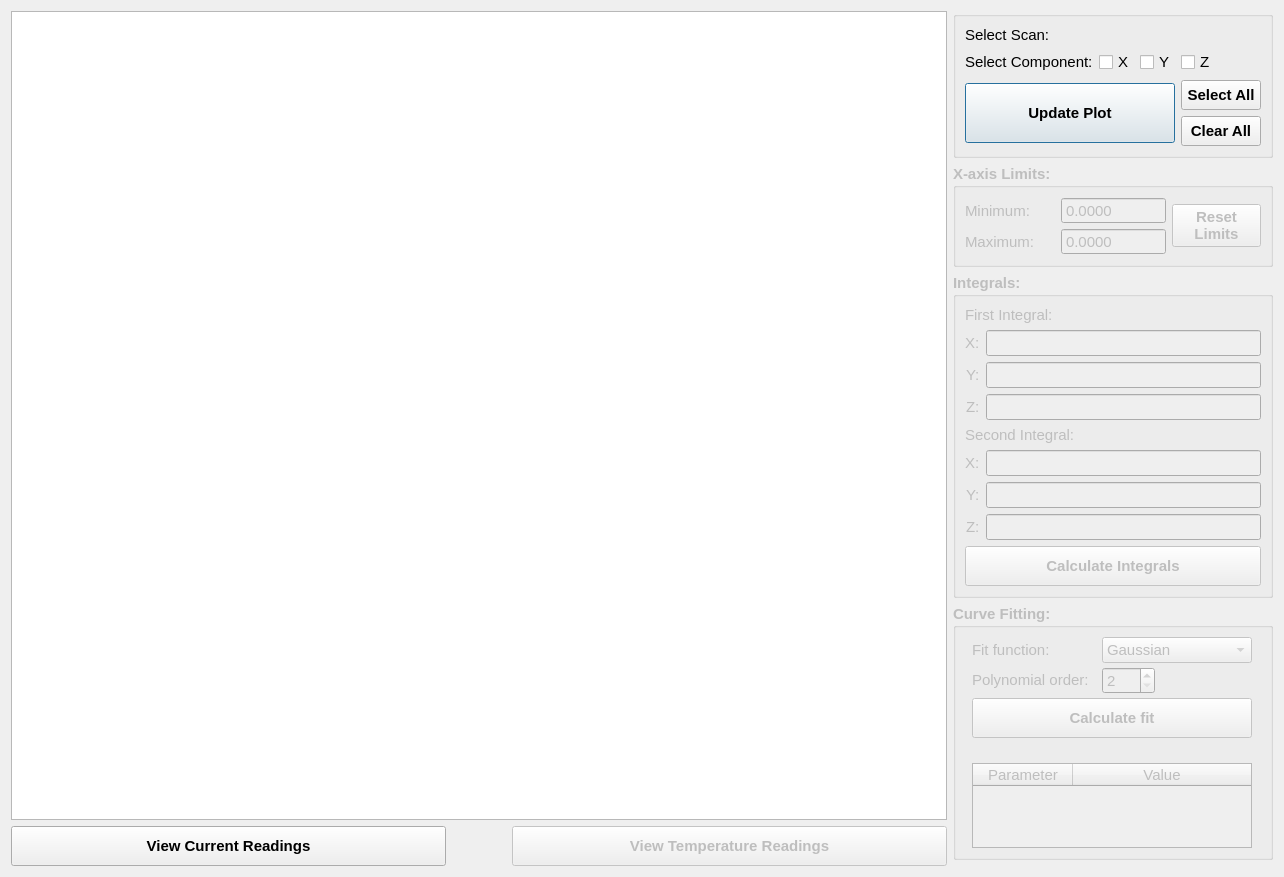
<?xml version="1.0" encoding="UTF-8"?>
<ui version="4.0">
 <class>viewscan_dl</class>
 <widget class="QDialog" name="viewscan_dl">
  <property name="geometry">
   <rect>
    <x>0</x>
    <y>0</y>
    <width>1284</width>
    <height>877</height>
   </rect>
  </property>
  <property name="font">
   <font>
    <pointsize>11</pointsize>
   </font>
  </property>
  <property name="windowTitle">
   <string>View Scan</string>
  </property>
  <layout class="QGridLayout" name="gridLayout_2">
   <item row="0" column="1">
    <widget class="QGroupBox" name="groupBox_3">
     <property name="title">
      <string/>
     </property>
     <layout class="QGridLayout" name="gridLayout_3">
      <item row="0" column="0">
       <widget class="QLabel" name="label_2">
        <property name="text">
         <string>Select Scan:</string>
        </property>
        <property name="alignment">
         <set>Qt::AlignLeading|Qt::AlignLeft|Qt::AlignVCenter</set>
        </property>
       </widget>
      </item>
      <item row="1" column="0">
       <widget class="QLabel" name="label_9">
        <property name="sizePolicy">
         <sizepolicy hsizetype="Maximum" vsizetype="Preferred">
          <horstretch>0</horstretch>
          <verstretch>0</verstretch>
         </sizepolicy>
        </property>
        <property name="text">
         <string>Select Component:</string>
        </property>
       </widget>
      </item>
      <item row="2" column="0" rowspan="2" colspan="3">
       <widget class="QPushButton" name="update_plot_btn">
        <property name="minimumSize">
         <size>
          <width>0</width>
          <height>60</height>
         </size>
        </property>
        <property name="font">
         <font>
          <weight>75</weight>
          <bold>true</bold>
         </font>
        </property>
        <property name="text">
         <string>Update Plot</string>
        </property>
       </widget>
      </item>
      <item row="2" column="3">
       <widget class="QPushButton" name="select_all_btn">
        <property name="minimumSize">
         <size>
          <width>0</width>
          <height>30</height>
         </size>
        </property>
        <property name="font">
         <font>
          <weight>75</weight>
          <bold>true</bold>
         </font>
        </property>
        <property name="text">
         <string>Select All</string>
        </property>
       </widget>
      </item>
      <item row="3" column="3">
       <widget class="QPushButton" name="clear_all_btn">
        <property name="minimumSize">
         <size>
          <width>0</width>
          <height>30</height>
         </size>
        </property>
        <property name="font">
         <font>
          <weight>75</weight>
          <bold>true</bold>
         </font>
        </property>
        <property name="text">
         <string>Clear All</string>
        </property>
       </widget>
      </item>
      <item row="1" column="1">
       <widget class="QCheckBox" name="x_chb">
        <property name="text">
         <string>X</string>
        </property>
       </widget>
      </item>
      <item row="1" column="2">
       <widget class="QCheckBox" name="y_chb">
        <property name="text">
         <string>Y</string>
        </property>
       </widget>
      </item>
      <item row="1" column="3">
       <widget class="QCheckBox" name="z_chb">
        <property name="text">
         <string>Z</string>
        </property>
       </widget>
      </item>
      <item row="0" column="1" colspan="3">
       <widget class="QWidget" name="select_scan_wg" native="true"/>
      </item>
     </layout>
    </widget>
   </item>
   <item row="1" column="1">
    <widget class="QGroupBox" name="xlimits_gb">
     <property name="enabled">
      <bool>false</bool>
     </property>
     <property name="font">
      <font>
       <weight>75</weight>
       <bold>true</bold>
      </font>
     </property>
     <property name="title">
      <string>X-axis Limits:</string>
     </property>
     <layout class="QGridLayout" name="gridLayout">
      <property name="verticalSpacing">
       <number>4</number>
      </property>
      <item row="0" column="0">
       <widget class="QLabel" name="label">
        <property name="font">
         <font>
          <weight>50</weight>
          <bold>false</bold>
         </font>
        </property>
        <property name="text">
         <string>Minimum:</string>
        </property>
       </widget>
      </item>
      <item row="0" column="1">
       <widget class="QDoubleSpinBox" name="xmin_sb">
        <property name="sizePolicy">
         <sizepolicy hsizetype="Maximum" vsizetype="Fixed">
          <horstretch>0</horstretch>
          <verstretch>0</verstretch>
         </sizepolicy>
        </property>
        <property name="font">
         <font>
          <weight>50</weight>
          <bold>false</bold>
         </font>
        </property>
        <property name="readOnly">
         <bool>true</bool>
        </property>
        <property name="buttonSymbols">
         <enum>QAbstractSpinBox::NoButtons</enum>
        </property>
        <property name="decimals">
         <number>4</number>
        </property>
        <property name="minimum">
         <double>-1000000000.000000000000000</double>
        </property>
        <property name="maximum">
         <double>1000000000.000000000000000</double>
        </property>
       </widget>
      </item>
      <item row="0" column="2" rowspan="2">
       <widget class="QPushButton" name="resetlim_btn">
        <property name="text">
         <string>Reset
Limits</string>
        </property>
       </widget>
      </item>
      <item row="1" column="0">
       <widget class="QLabel" name="label_4">
        <property name="font">
         <font>
          <weight>50</weight>
          <bold>false</bold>
         </font>
        </property>
        <property name="text">
         <string>Maximum:</string>
        </property>
       </widget>
      </item>
      <item row="1" column="1">
       <widget class="QDoubleSpinBox" name="xmax_sb">
        <property name="sizePolicy">
         <sizepolicy hsizetype="Maximum" vsizetype="Fixed">
          <horstretch>0</horstretch>
          <verstretch>0</verstretch>
         </sizepolicy>
        </property>
        <property name="font">
         <font>
          <weight>50</weight>
          <bold>false</bold>
         </font>
        </property>
        <property name="readOnly">
         <bool>true</bool>
        </property>
        <property name="buttonSymbols">
         <enum>QAbstractSpinBox::NoButtons</enum>
        </property>
        <property name="decimals">
         <number>4</number>
        </property>
        <property name="minimum">
         <double>-1000000000.000000000000000</double>
        </property>
        <property name="maximum">
         <double>1000000000.000000000000000</double>
        </property>
       </widget>
      </item>
     </layout>
    </widget>
   </item>
   <item row="0" column="0" rowspan="5">
    <layout class="QVBoxLayout" name="verticalLayout">
     <item>
      <widget class="PlotWidget" name="graph_pw">
       <property name="backgroundBrush">
        <brush brushstyle="SolidPattern">
         <color alpha="255">
          <red>255</red>
          <green>255</green>
          <blue>255</blue>
         </color>
        </brush>
       </property>
       <property name="foregroundBrush">
        <brush brushstyle="NoBrush">
         <color alpha="255">
          <red>255</red>
          <green>255</green>
          <blue>255</blue>
         </color>
        </brush>
       </property>
      </widget>
     </item>
     <item>
      <layout class="QHBoxLayout" name="horizontalLayout">
       <item>
        <widget class="QPushButton" name="view_current_btn">
         <property name="enabled">
          <bool>true</bool>
         </property>
         <property name="minimumSize">
          <size>
           <width>300</width>
           <height>40</height>
          </size>
         </property>
         <property name="font">
          <font>
           <weight>75</weight>
           <bold>true</bold>
          </font>
         </property>
         <property name="text">
          <string>View Current Readings</string>
         </property>
        </widget>
       </item>
       <item>
        <spacer name="horizontalSpacer">
         <property name="orientation">
          <enum>Qt::Horizontal</enum>
         </property>
         <property name="sizeType">
          <enum>QSizePolicy::Fixed</enum>
         </property>
         <property name="sizeHint" stdset="0">
          <size>
           <width>60</width>
           <height>10</height>
          </size>
         </property>
        </spacer>
       </item>
       <item>
        <widget class="QPushButton" name="view_temperature_btn">
         <property name="enabled">
          <bool>false</bool>
         </property>
         <property name="minimumSize">
          <size>
           <width>300</width>
           <height>40</height>
          </size>
         </property>
         <property name="font">
          <font>
           <weight>75</weight>
           <bold>true</bold>
          </font>
         </property>
         <property name="text">
          <string>View Temperature Readings</string>
         </property>
        </widget>
       </item>
      </layout>
     </item>
    </layout>
   </item>
   <item row="3" column="1">
    <widget class="QGroupBox" name="fit_gb">
     <property name="enabled">
      <bool>false</bool>
     </property>
     <property name="font">
      <font>
       <weight>75</weight>
       <bold>true</bold>
      </font>
     </property>
     <property name="title">
      <string>Curve Fitting:</string>
     </property>
     <layout class="QGridLayout" name="gridLayout_4">
      <property name="verticalSpacing">
       <number>4</number>
      </property>
      <item row="3" column="0" colspan="2">
       <widget class="QPushButton" name="fit_btn">
        <property name="minimumSize">
         <size>
          <width>0</width>
          <height>40</height>
         </size>
        </property>
        <property name="text">
         <string>Calculate fit</string>
        </property>
       </widget>
      </item>
      <item row="0" column="1">
       <widget class="QComboBox" name="fitfunction_cmb">
        <property name="sizePolicy">
         <sizepolicy hsizetype="Maximum" vsizetype="Fixed">
          <horstretch>0</horstretch>
          <verstretch>0</verstretch>
         </sizepolicy>
        </property>
        <property name="minimumSize">
         <size>
          <width>150</width>
          <height>0</height>
         </size>
        </property>
        <property name="font">
         <font>
          <pointsize>11</pointsize>
          <weight>50</weight>
          <bold>false</bold>
         </font>
        </property>
        <property name="currentIndex">
         <number>2</number>
        </property>
        <item>
         <property name="text">
          <string>Linear</string>
         </property>
        </item>
        <item>
         <property name="text">
          <string>Polynomial</string>
         </property>
        </item>
        <item>
         <property name="text">
          <string>Gaussian</string>
         </property>
        </item>
       </widget>
      </item>
      <item row="1" column="0">
       <widget class="QLabel" name="polyorder_la">
        <property name="sizePolicy">
         <sizepolicy hsizetype="Maximum" vsizetype="Maximum">
          <horstretch>0</horstretch>
          <verstretch>0</verstretch>
         </sizepolicy>
        </property>
        <property name="font">
         <font>
          <weight>50</weight>
          <bold>false</bold>
         </font>
        </property>
        <property name="text">
         <string>Polynomial order:</string>
        </property>
       </widget>
      </item>
      <item row="1" column="1">
       <widget class="QSpinBox" name="polyorder_sb">
        <property name="sizePolicy">
         <sizepolicy hsizetype="Maximum" vsizetype="Maximum">
          <horstretch>0</horstretch>
          <verstretch>0</verstretch>
         </sizepolicy>
        </property>
        <property name="font">
         <font>
          <weight>50</weight>
          <bold>false</bold>
         </font>
        </property>
        <property name="minimum">
         <number>2</number>
        </property>
        <property name="maximum">
         <number>100</number>
        </property>
        <property name="value">
         <number>2</number>
        </property>
       </widget>
      </item>
      <item row="5" column="0" colspan="2">
       <widget class="QTableWidget" name="fit_ta">
        <property name="sizePolicy">
         <sizepolicy hsizetype="Preferred" vsizetype="Maximum">
          <horstretch>0</horstretch>
          <verstretch>0</verstretch>
         </sizepolicy>
        </property>
        <property name="font">
         <font>
          <pointsize>11</pointsize>
          <weight>50</weight>
          <bold>false</bold>
         </font>
        </property>
        <property name="editTriggers">
         <set>QAbstractItemView::AllEditTriggers</set>
        </property>
        <property name="wordWrap">
         <bool>true</bool>
        </property>
        <property name="cornerButtonEnabled">
         <bool>false</bool>
        </property>
        <property name="rowCount">
         <number>0</number>
        </property>
        <attribute name="horizontalHeaderStretchLastSection">
         <bool>true</bool>
        </attribute>
        <attribute name="verticalHeaderVisible">
         <bool>false</bool>
        </attribute>
        <column>
         <property name="text">
          <string>Parameter</string>
         </property>
        </column>
        <column>
         <property name="text">
          <string>Value</string>
         </property>
        </column>
       </widget>
      </item>
      <item row="0" column="0">
       <widget class="QLabel" name="label_3">
        <property name="sizePolicy">
         <sizepolicy hsizetype="Maximum" vsizetype="Preferred">
          <horstretch>0</horstretch>
          <verstretch>0</verstretch>
         </sizepolicy>
        </property>
        <property name="font">
         <font>
          <pointsize>11</pointsize>
          <weight>50</weight>
          <bold>false</bold>
         </font>
        </property>
        <property name="text">
         <string>Fit function:</string>
        </property>
       </widget>
      </item>
      <item row="4" column="0" colspan="2">
       <widget class="QLabel" name="fitfunction_la">
        <property name="sizePolicy">
         <sizepolicy hsizetype="Preferred" vsizetype="Preferred">
          <horstretch>0</horstretch>
          <verstretch>0</verstretch>
         </sizepolicy>
        </property>
        <property name="font">
         <font>
          <weight>50</weight>
          <bold>false</bold>
         </font>
        </property>
        <property name="text">
         <string/>
        </property>
        <property name="alignment">
         <set>Qt::AlignCenter</set>
        </property>
       </widget>
      </item>
     </layout>
    </widget>
   </item>
   <item row="2" column="1">
    <widget class="QGroupBox" name="integrals_gb">
     <property name="enabled">
      <bool>false</bool>
     </property>
     <property name="font">
      <font>
       <weight>75</weight>
       <bold>true</bold>
      </font>
     </property>
     <property name="title">
      <string>Integrals:</string>
     </property>
     <layout class="QGridLayout" name="gridLayout_5">
      <item row="0" column="0" colspan="2">
       <widget class="QLabel" name="first_integral_la">
        <property name="font">
         <font>
          <weight>50</weight>
          <bold>false</bold>
         </font>
        </property>
        <property name="text">
         <string>First Integral:</string>
        </property>
       </widget>
      </item>
      <item row="2" column="1">
       <widget class="QLineEdit" name="first_integral_y_le">
        <property name="sizePolicy">
         <sizepolicy hsizetype="Preferred" vsizetype="Fixed">
          <horstretch>0</horstretch>
          <verstretch>0</verstretch>
         </sizepolicy>
        </property>
        <property name="font">
         <font>
          <weight>50</weight>
          <bold>false</bold>
         </font>
        </property>
        <property name="readOnly">
         <bool>true</bool>
        </property>
       </widget>
      </item>
      <item row="2" column="0" alignment="Qt::AlignRight">
       <widget class="QLabel" name="label_6">
        <property name="sizePolicy">
         <sizepolicy hsizetype="Maximum" vsizetype="Preferred">
          <horstretch>0</horstretch>
          <verstretch>0</verstretch>
         </sizepolicy>
        </property>
        <property name="font">
         <font>
          <weight>50</weight>
          <bold>false</bold>
         </font>
        </property>
        <property name="text">
         <string>Y:</string>
        </property>
       </widget>
      </item>
      <item row="6" column="0" alignment="Qt::AlignRight">
       <widget class="QLabel" name="label_12">
        <property name="sizePolicy">
         <sizepolicy hsizetype="Maximum" vsizetype="Preferred">
          <horstretch>0</horstretch>
          <verstretch>0</verstretch>
         </sizepolicy>
        </property>
        <property name="font">
         <font>
          <weight>50</weight>
          <bold>false</bold>
         </font>
        </property>
        <property name="text">
         <string>Y:</string>
        </property>
       </widget>
      </item>
      <item row="1" column="1">
       <widget class="QLineEdit" name="first_integral_x_le">
        <property name="sizePolicy">
         <sizepolicy hsizetype="Preferred" vsizetype="Fixed">
          <horstretch>0</horstretch>
          <verstretch>0</verstretch>
         </sizepolicy>
        </property>
        <property name="font">
         <font>
          <weight>50</weight>
          <bold>false</bold>
         </font>
        </property>
        <property name="readOnly">
         <bool>true</bool>
        </property>
       </widget>
      </item>
      <item row="5" column="1">
       <widget class="QLineEdit" name="second_integral_x_le">
        <property name="sizePolicy">
         <sizepolicy hsizetype="Preferred" vsizetype="Fixed">
          <horstretch>0</horstretch>
          <verstretch>0</verstretch>
         </sizepolicy>
        </property>
        <property name="font">
         <font>
          <weight>50</weight>
          <bold>false</bold>
         </font>
        </property>
        <property name="readOnly">
         <bool>true</bool>
        </property>
       </widget>
      </item>
      <item row="4" column="0" colspan="2">
       <widget class="QLabel" name="second_integral_la">
        <property name="font">
         <font>
          <weight>50</weight>
          <bold>false</bold>
         </font>
        </property>
        <property name="text">
         <string>Second Integral:</string>
        </property>
       </widget>
      </item>
      <item row="5" column="0" alignment="Qt::AlignRight">
       <widget class="QLabel" name="label_8">
        <property name="sizePolicy">
         <sizepolicy hsizetype="Maximum" vsizetype="Preferred">
          <horstretch>0</horstretch>
          <verstretch>0</verstretch>
         </sizepolicy>
        </property>
        <property name="font">
         <font>
          <weight>50</weight>
          <bold>false</bold>
         </font>
        </property>
        <property name="text">
         <string>X:</string>
        </property>
       </widget>
      </item>
      <item row="7" column="1">
       <widget class="QLineEdit" name="second_integral_z_le">
        <property name="sizePolicy">
         <sizepolicy hsizetype="Preferred" vsizetype="Fixed">
          <horstretch>0</horstretch>
          <verstretch>0</verstretch>
         </sizepolicy>
        </property>
        <property name="font">
         <font>
          <weight>50</weight>
          <bold>false</bold>
         </font>
        </property>
        <property name="readOnly">
         <bool>true</bool>
        </property>
       </widget>
      </item>
      <item row="8" column="0" colspan="2">
       <widget class="QPushButton" name="integrals_btn">
        <property name="minimumSize">
         <size>
          <width>0</width>
          <height>40</height>
         </size>
        </property>
        <property name="text">
         <string>Calculate Integrals</string>
        </property>
       </widget>
      </item>
      <item row="3" column="0" alignment="Qt::AlignRight">
       <widget class="QLabel" name="label_7">
        <property name="sizePolicy">
         <sizepolicy hsizetype="Maximum" vsizetype="Preferred">
          <horstretch>0</horstretch>
          <verstretch>0</verstretch>
         </sizepolicy>
        </property>
        <property name="font">
         <font>
          <weight>50</weight>
          <bold>false</bold>
         </font>
        </property>
        <property name="text">
         <string>Z:</string>
        </property>
       </widget>
      </item>
      <item row="6" column="1">
       <widget class="QLineEdit" name="second_integral_y_le">
        <property name="sizePolicy">
         <sizepolicy hsizetype="Preferred" vsizetype="Fixed">
          <horstretch>0</horstretch>
          <verstretch>0</verstretch>
         </sizepolicy>
        </property>
        <property name="font">
         <font>
          <weight>50</weight>
          <bold>false</bold>
         </font>
        </property>
        <property name="readOnly">
         <bool>true</bool>
        </property>
       </widget>
      </item>
      <item row="3" column="1">
       <widget class="QLineEdit" name="first_integral_z_le">
        <property name="sizePolicy">
         <sizepolicy hsizetype="Preferred" vsizetype="Fixed">
          <horstretch>0</horstretch>
          <verstretch>0</verstretch>
         </sizepolicy>
        </property>
        <property name="font">
         <font>
          <weight>50</weight>
          <bold>false</bold>
         </font>
        </property>
        <property name="readOnly">
         <bool>true</bool>
        </property>
       </widget>
      </item>
      <item row="7" column="0" alignment="Qt::AlignRight">
       <widget class="QLabel" name="label_10">
        <property name="sizePolicy">
         <sizepolicy hsizetype="Maximum" vsizetype="Preferred">
          <horstretch>0</horstretch>
          <verstretch>0</verstretch>
         </sizepolicy>
        </property>
        <property name="font">
         <font>
          <weight>50</weight>
          <bold>false</bold>
         </font>
        </property>
        <property name="text">
         <string>Z:</string>
        </property>
       </widget>
      </item>
      <item row="1" column="0">
       <widget class="QLabel" name="label_5">
        <property name="sizePolicy">
         <sizepolicy hsizetype="Maximum" vsizetype="Preferred">
          <horstretch>0</horstretch>
          <verstretch>0</verstretch>
         </sizepolicy>
        </property>
        <property name="font">
         <font>
          <weight>50</weight>
          <bold>false</bold>
         </font>
        </property>
        <property name="text">
         <string>X:</string>
        </property>
       </widget>
      </item>
     </layout>
    </widget>
   </item>
  </layout>
 </widget>
 <customwidgets>
  <customwidget>
   <class>PlotWidget</class>
   <extends>QGraphicsView</extends>
   <header location="global">pyqtgraph</header>
  </customwidget>
 </customwidgets>
 <tabstops>
  <tabstop>graph_pw</tabstop>
  <tabstop>update_plot_btn</tabstop>
  <tabstop>select_all_btn</tabstop>
  <tabstop>clear_all_btn</tabstop>
  <tabstop>xmin_sb</tabstop>
  <tabstop>xmax_sb</tabstop>
  <tabstop>resetlim_btn</tabstop>
  <tabstop>fitfunction_cmb</tabstop>
  <tabstop>polyorder_sb</tabstop>
  <tabstop>fit_btn</tabstop>
  <tabstop>fit_ta</tabstop>
  <tabstop>integrals_btn</tabstop>
  <tabstop>view_current_btn</tabstop>
  <tabstop>view_temperature_btn</tabstop>
 </tabstops>
 <resources/>
 <connections/>
</ui>
